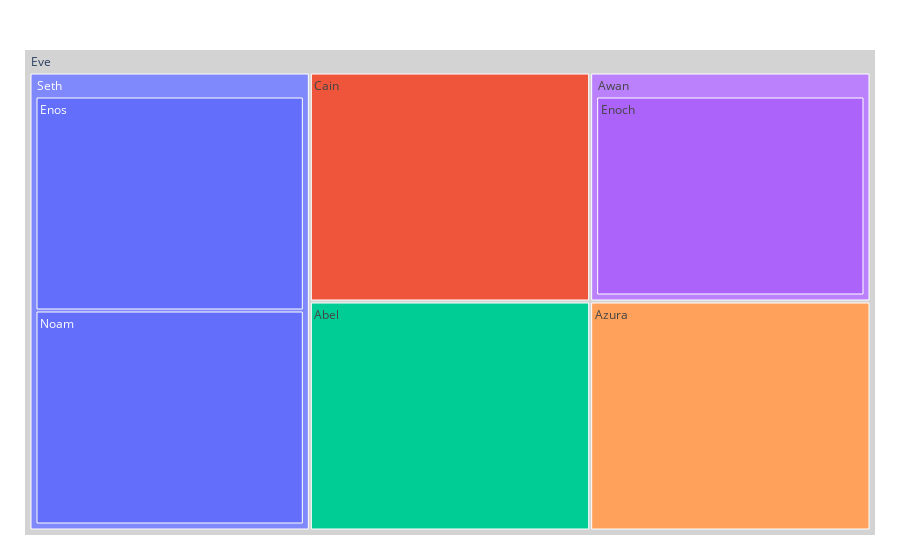

Notebook code for this chart:
### Code cell
fig = px.treemap(
    names = ["Eve","Cain", "Seth", "Enos", "Noam", "Abel", "Awan", "Enoch", "Azura"],
    parents = ["", "Eve", "Eve", "Seth", "Seth", "Eve", "Eve", "Awan", "Eve"]
)
fig.update_traces(root_color="lightgrey")
fig.update_layout(margin = dict(t=50, l=25, r=25, b=25))
fig.show()

### Figure 1 — Plotly figure (JSON) as saved in the notebook; plotly's stock layout.template omitted (floating-point values rounded to 4 significant figures)
{"data": [{"domain": {"x": [0, 1], "y": [0, 1]}, "hovertemplate": "label=%{label}<br>parent=%{parent}<extra></extra>", "labels": ["Eve", "Cain", "Seth", "Enos", "Noam", "Abel", "Awan", "Enoch", "Azura"], "name": "", "parents": ["", "Eve", "Eve", "Seth", "Seth", "Eve", "Eve", "Awan", "Eve"], "root": {"color": "lightgrey"}, "type": "treemap"}], "layout": {"legend": {"tracegroupgap": 0}, "margin": {"b": 25, "l": 25, "r": 25, "t": 50}}}
